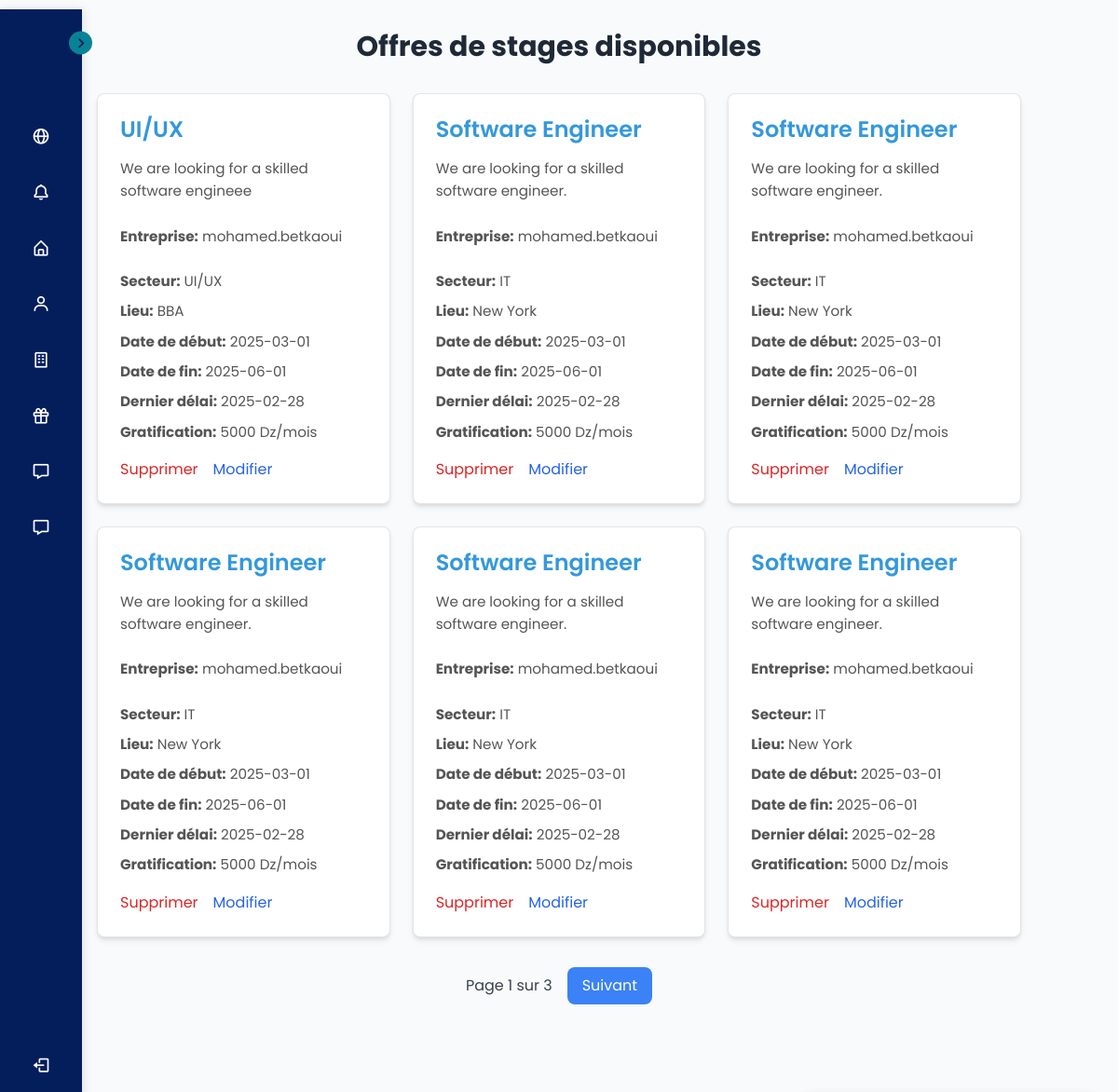
Screenshot of /admin/offers/offer.php (signed in) with the database file from the repository.
### tables this page shows
CREATE TABLE `offers` (
  `id` int(11) NOT NULL,
  `company_id` int(11) NOT NULL,
  `title` varchar(100) NOT NULL,
  `description` text NOT NULL,
  `sector` varchar(50) DEFAULT NULL,
  `location` varchar(100) DEFAULT NULL,
  `start_date` date DEFAULT NULL,
  `end_date` date DEFAULT NULL,
  `deadline` date DEFAULT (curdate() + interval 30 day),
  `compensation` int(11) DEFAULT NULL,
  `created_at` timestamp NOT NULL DEFAULT current_timestamp(),
  `branch_id` int(11) DEFAULT NULL
);

CREATE TABLE `users` (
  `id` int(11) NOT NULL,
  `username` varchar(50) NOT NULL,
  `password` varchar(255) NOT NULL,
  `email` varchar(100) NOT NULL,
  `role` enum('student','company','admin') NOT NULL,
  `full_name` varchar(100) DEFAULT NULL,
  `phone` varchar(20) DEFAULT NULL,
  `address` varchar(255) DEFAULT NULL,
  `created_at` timestamp NOT NULL DEFAULT current_timestamp(),
  `id_branch` int(11) DEFAULT NULL,
  `last_login` timestamp NULL DEFAULT NULL
);

### admin/offers/offer.php (the view, shortened to what this page needs)
<?php
require_once $_SERVER['DOCUMENT_ROOT'] . '/includes/db/db.php';
$offerPerPage = 6;
$page = isset($_GET['page']) && is_numeric($_GET['page']) ? (int)$_GET['page'] : 1;
$start = ($page - 1) * $offerPerPage;
$stmtCount = $conn->prepare("SELECT COUNT(*) AS total FROM offers");
$stmtCount->execute();
$totalOffers = $stmtCount->get_result()->fetch_assoc()['total'];
$totalPages = ceil($totalOffers / $offerPerPage);
$offers = [];
try {
    $stmt = $conn->prepare("
        SELECT o.id, o.title, o.description, o.sector, o.location, o.start_date, o.end_date, o.deadline, o.compensation, c.full_name AS company_name
        FROM offers o
        JOIN users c ON o.company_id = c.id
        ORDER BY o.created_at DESC
        LIMIT ?, ?
    ");
    $stmt->bind_param("ii", $start, $offerPerPage);
    $stmt->execute();
    $result = $stmt->get_result();
    $offers = $result->fetch_all(MYSQLI_ASSOC);
} catch (Exception $e) {
    $error = $e->getMessage();
}
?>
<!DOCTYPE html>
<html lang="fr">
<head>
    <link rel="stylesheet" href="/assets/css/index.css">
    <link href="https://cdn.jsdelivr.net/npm/tailwindcss@2.2.19/dist/tailwind.min.css" rel="stylesheet">
   <link rel="stylesheet" href="style.css">
</head>
<body class="bg-gray-50 font-poppins">
    <?php include $_SERVER['DOCUMENT_ROOT'] . '/includes/sidebar/sidebar.php'; ?>
    <section class="container mx-auto px-4 py-8">
        <h2 class="text-3xl font-bold text-center mb-8 text-gray-800">Offres de stages disponibles</h2>
        <div class="grid grid-cols-1 md:grid-cols-2 lg:grid-cols-3 gap-6">
            <?php if (!empty($offers)): ?>
                <?php foreach ($offers as $offer): ?>
                    <div class="offer-card bg-white rounded-lg shadow-md p-6 hover:shadow-lg transition-shadow duration-300">
                        <h3 class="text-xl font-semibold text-gray-800 mb-2"><?php echo htmlspecialchars($offer['title']); ?></h3>
                        <p class="text-gray-600 mb-4"><?php echo htmlspecialchars($offer['description']); ?></p>
                        <div class="space-y-2 text-gray-700">
                            <p><strong>Entreprise:</strong> <?php echo htmlspecialchars($offer['company_name']); ?></p>
                            <p><strong>Secteur:</strong> <?php echo htmlspecialchars($offer['sector']); ?></p>
                            <p><strong>Lieu:</strong> <?php echo htmlspecialchars($offer['location']); ?></p>
                            <p><strong>Date de début:</strong> <?php echo htmlspecialchars($offer['start_date']); ?></p>
                            <p><strong>Date de fin:</strong> <?php echo htmlspecialchars($offer['end_date']); ?></p>
                            <p><strong>Dernier délai:</strong> <?php echo htmlspecialchars($offer['deadline']); ?></p>
                            <p><strong>Gratification:</strong> <?php echo $offer['compensation'] ? $offer['compensation'] . ' Dz/mois' : 'Non spécifiée'; ?></p>
                        </div>
                        <div class="mt-4 flex space-x-4">
                            <button class="delete-btn text-red-600 hover:text-red-800" data-id="<?php echo $offer['id']; ?>">Supprimer</button>
                            <button class="edit-btn text-blue-600 hover:text-blue-800" data-id="<?php echo $offer['id']; ?>">Modifier</button>
                        </div>
                    </div>
                <?php endforeach; ?>
            <?php else: ?>
                <p class="text-gray-600 text-center col-span-full">Aucune offre disponible pour le moment.</p>
            <?php endif; ?>
        </div>
        <div class="flex justify-center items-center space-x-4 my-8">
            <span class="text-gray-700">Page <?php echo $page; ?> sur <?php echo $totalPages; ?></span>
            <?php if ($page < $totalPages): ?>
                <a href="?page=<?php echo $page + 1; ?>" class="px-4 py-2 bg-blue-500 text-white rounded-lg hover:bg-blue-600 transition duration-300">Suivant</a>
            <?php endif; ?>
        </div>
    </section>
</body>
</html>

### assets/css/index.css (style rules this page uses)
body { font-family: 'Poppins', sans-serif; margin: 0; padding: 0; color: #333; line-height: 1.6; background-color: #f4f7f6; }
.offer-card { background: white; padding: 2rem; border-radius: 15px; box-shadow: 0 4px 15px rgba(0, 0, 0, 0.1); transition: transform 0.3s ease, box-shadow 0.3s ease, background-color 0.3s ease; border: 1px solid rgba(0, 0, 0, 0.1); }
.offer-card h3 { font-size: 1.5rem; margin-bottom: 1rem; color: #3498db; font-weight: 600; }
.offer-card p { color: #555; margin-bottom: 1.5rem; font-size: 0.95rem; line-height: 1.6; }

### admin/offers/style.css (style rules this page uses)
.shadow-md { box-shadow: 0 4px 6px -1px rgba(0, 0, 0, 0.1), 0 2px 4px -1px rgba(0, 0, 0, 0.06); }
.text-gray-700 { color: #374151; }
.bg-gray-50 { background-color: #f9fafb; }
.bg-white { background-color: #ffffff; }
.text-blue-600 { color: #2563eb; }
.offer-card { transition: transform 0.3s ease, box-shadow 0.3s ease; }
.delete-btn, .edit-btn { transition: color 0.3s ease; }

### includes/sidebar/sidebar.css (style rules this page uses)
* { margin: 0; padding: 0; box-sizing: border-box; font-family: 'Poppins', sans-serif; }
:root { --body-color: #E4E9F7; --sidebar-color: #041e5c; --primary-color: #088395; --primary-color-light: #F6F5FF; --toggle-color: #DDD; --text-color: #ffffff; --tran-03: all 0.3s ease; --tran-04: all 0.4s ease; --tran-05: all 0.5s ease; }
body { min-height: 100vh; background-color: var(--body-color); transition: var(--tran-05); }

### chat/chat.css (style rules this page uses)
body { font-family: Arial, sans-serif; margin: 0; padding: 0; }
body { margin: 0; font-family: Arial, sans-serif; display: flex; }

### rows the page displays
offers: title "UI/UX", description "We are looking for a skilled software engineee", company.full_name "mohamed.betkaoui", sector "UI/UX", location "BBA", start_date "2025-03-01", end_date "2025-06-01", deadline "2025-02-28", compensation "5000"
offers: title "Software Engineer", description "We are looking for a skilled software engineer.", company.full_name "mohamed.betkaoui", sector "IT", location "New York", start_date "2025-03-01", end_date "2025-06-01", deadline "2025-02-28", compensation "5000"
offers: title "Software Engineer", description "We are looking for a skilled software engineer.", company.full_name "mohamed.betkaoui", sector "IT", location "New York", start_date "2025-03-01", end_date "2025-06-01", deadline "2025-02-28", compensation "5000"
offers: title "Software Engineer", description "We are looking for a skilled software engineer.", company.full_name "mohamed.betkaoui", sector "IT", location "New York", start_date "2025-03-01", end_date "2025-06-01", deadline "2025-02-28", compensation "5000"
offers: title "Software Engineer", description "We are looking for a skilled software engineer.", company.full_name "mohamed.betkaoui", sector "IT", location "New York", start_date "2025-03-01", end_date "2025-06-01", deadline "2025-02-28", compensation "5000"
offers: title "Software Engineer", description "We are looking for a skilled software engineer.", company.full_name "mohamed.betkaoui", sector "IT", location "New York", start_date "2025-03-01", end_date "2025-06-01", deadline "2025-02-28", compensation "5000"

### other values shown
$page "1"
$totalPages "3"
